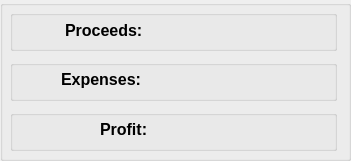
  <widget class="QGroupBox" name="statBox">
   <property name="geometry">
    <rect>
     <x>1530</x>
     <y>20</y>
     <width>351</width>
     <height>161</height>
    </rect>
   </property>
   <property name="title">
    <string/>
   </property>
   <widget class="QGroupBox" name="groupBox">
    <property name="geometry">
     <rect>
      <x>10</x>
      <y>10</y>
      <width>327</width>
      <height>41</height>
     </rect>
    </property>
    <property name="title">
     <string/>
    </property>
    <widget class="QPushButton" name="pushButton_3">
     <property name="geometry">
      <rect>
       <x>-4</x>
       <y>-5</y>
       <width>61</width>
       <height>51</height>
      </rect>
     </property>
     <property name="styleSheet">
      <string notr="true">background-color: transparent;
color: rgb(0, 0, 0);
 border: 0px solid #000000;
</string>
     </property>
     <property name="text">
      <string/>
     </property>
     <property name="icon">
      <iconset resource="resources.qrc">
       <normaloff>:/images/images/loot (2).png</normaloff>:/images/images/loot (2).png</iconset>
     </property>
     <property name="iconSize">
      <size>
       <width>44</width>
       <height>50</height>
      </size>
     </property>
    </widget>
    <widget class="QLabel" name="Loot_label">
     <property name="geometry">
      <rect>
       <x>156</x>
       <y>0</y>
       <width>171</width>
       <height>41</height>
      </rect>
     </property>
     <property name="font">
      <font>
       <pointsize>20</pointsize>
       <weight>50</weight>
       <bold>false</bold>
      </font>
     </property>
     <property name="styleSheet">
      <string notr="true">color: rgb(0, 0, 255);</string>
     </property>
     <property name="text">
      <string/>
     </property>
    </widget>
    <widget class="QLabel" name="label_13">
     <property name="geometry">
      <rect>
       <x>55</x>
       <y>5</y>
       <width>131</width>
       <height>31</height>
      </rect>
     </property>
     <property name="font">
      <font>
       <pointsize>12</pointsize>
       <weight>75</weight>
       <bold>true</bold>
      </font>
     </property>
     <property name="styleSheet">
      <string notr="true">background-color: transparent;
color: rgb(0, 0, 0);
 border: 0px solid #000000;
</string>
     </property>
     <property name="text">
      <string>Proceeds:</string>
     </property>
    </widget>
   </widget>
   <widget class="QGroupBox" name="groupBox_3">
    <property name="geometry">
     <rect>
      <x>10</x>
      <y>110</y>
      <width>327</width>
      <height>41</height>
     </rect>
    </property>
    <property name="title">
     <string/>
    </property>
    <widget class="QPushButton" name="pushButton_5">
     <property name="geometry">
      <rect>
       <x>0</x>
       <y>-4</y>
       <width>61</width>
       <height>48</height>
      </rect>
     </property>
     <property name="styleSheet">
      <string notr="true">background-color: transparent;
color: rgb(0, 0, 0);
 border: 0px solid #000000;
</string>
     </property>
     <property name="text">
      <string/>
     </property>
     <property name="icon">
      <iconset resource="resources.qrc">
       <normaloff>:/images/images/money (2).png</normaloff>:/images/images/money (2).png</iconset>
     </property>
     <property name="iconSize">
      <size>
       <width>41</width>
       <height>50</height>
      </size>
     </property>
    </widget>
    <widget class="QLabel" name="Profit_label">
     <property name="geometry">
      <rect>
       <x>156</x>
       <y>0</y>
       <width>171</width>
       <height>41</height>
      </rect>
     </property>
     <property name="font">
      <font>
       <pointsize>20</pointsize>
       <weight>50</weight>
       <bold>false</bold>
      </font>
     </property>
     <property name="styleSheet">
      <string notr="true">color: rgb(0, 170, 0);</string>
     </property>
     <property name="text">
      <string/>
     </property>
    </widget>
    <widget class="QLabel" name="label_15">
     <property name="geometry">
      <rect>
       <x>90</x>
       <y>4</y>
       <width>131</width>
       <height>31</height>
      </rect>
     </property>
     <property name="font">
      <font>
       <pointsize>12</pointsize>
       <weight>75</weight>
       <bold>true</bold>
      </font>
     </property>
     <property name="styleSheet">
      <string notr="true">background-color: transparent;
color: rgb(0, 0, 0);
 border: 0px solid #000000;
</string>
     </property>
     <property name="text">
      <string>Profit:</string>
     </property>
    </widget>
   </widget>
   <widget class="QGroupBox" name="groupBox_2">
    <property name="geometry">
     <rect>
      <x>10</x>
      <y>60</y>
      <width>327</width>
      <height>41</height>
     </rect>
    </property>
    <property name="title">
     <string/>
    </property>
    <widget class="QPushButton" name="pushButton_4">
     <property name="geometry">
      <rect>
       <x>-5</x>
       <y>-5</y>
       <width>61</width>
       <height>51</height>
      </rect>
     </property>
     <property name="styleSheet">
      <string notr="true">background-color: transparent;
color: rgb(0, 0, 0);
 border: 0px solid #000000;
</string>
     </property>
     <property name="text">
      <string/>
     </property>
     <property name="icon">
      <iconset resource="resources.qrc">
       <normaloff>:/images/images/lighting.png</normaloff>:/images/images/lighting.png</iconset>
     </property>
     <property name="iconSize">
      <size>
       <width>31</width>
       <height>50</height>
      </size>
     </property>
    </widget>
    <widget class="QLabel" name="Cost_label">
     <property name="geometry">
      <rect>
       <x>156</x>
       <y>0</y>
       <width>171</width>
       <height>41</height>
      </rect>
     </property>
     <property name="font">
      <font>
       <pointsize>20</pointsize>
       <weight>50</weight>
       <bold>false</bold>
      </font>
     </property>
     <property name="styleSheet">
      <string notr="true">
color: rgb(255, 0, 0);</string>
     </property>
     <property name="text">
      <string/>
     </property>
    </widget>
    <widget class="QLabel" name="label_14">
     <property name="geometry">
      <rect>
       <x>51</x>
       <y>4</y>
       <width>131</width>
       <height>31</height>
      </rect>
     </property>
     <property name="font">
      <font>
       <pointsize>12</pointsize>
       <weight>75</weight>
       <bold>true</bold>
      </font>
     </property>
     <property name="styleSheet">
      <string notr="true">background-color: transparent;
color: rgb(0, 0, 0);
 border: 0px solid #000000;
</string>
     </property>
     <property name="text">
      <string>Expenses:</string>
     </property>
    </widget>
   </widget>
  </widget>
